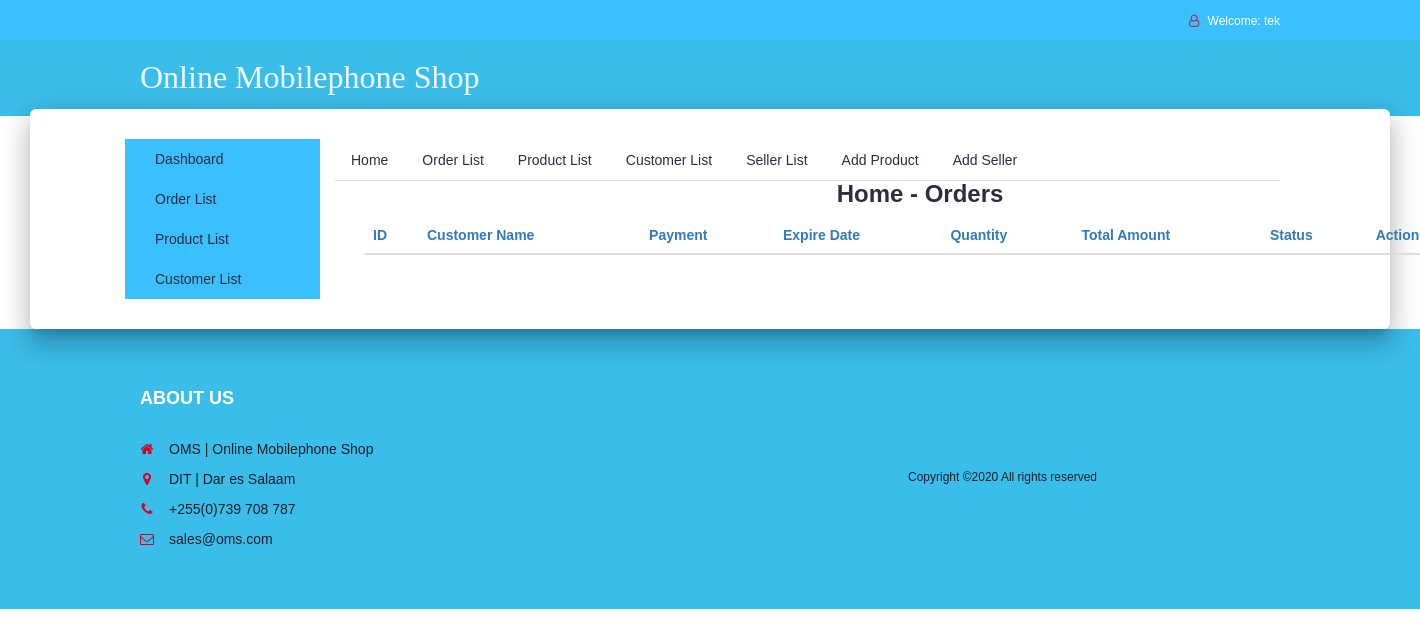
Page /admin/admin_home.php (signed in) on the earlier database version.
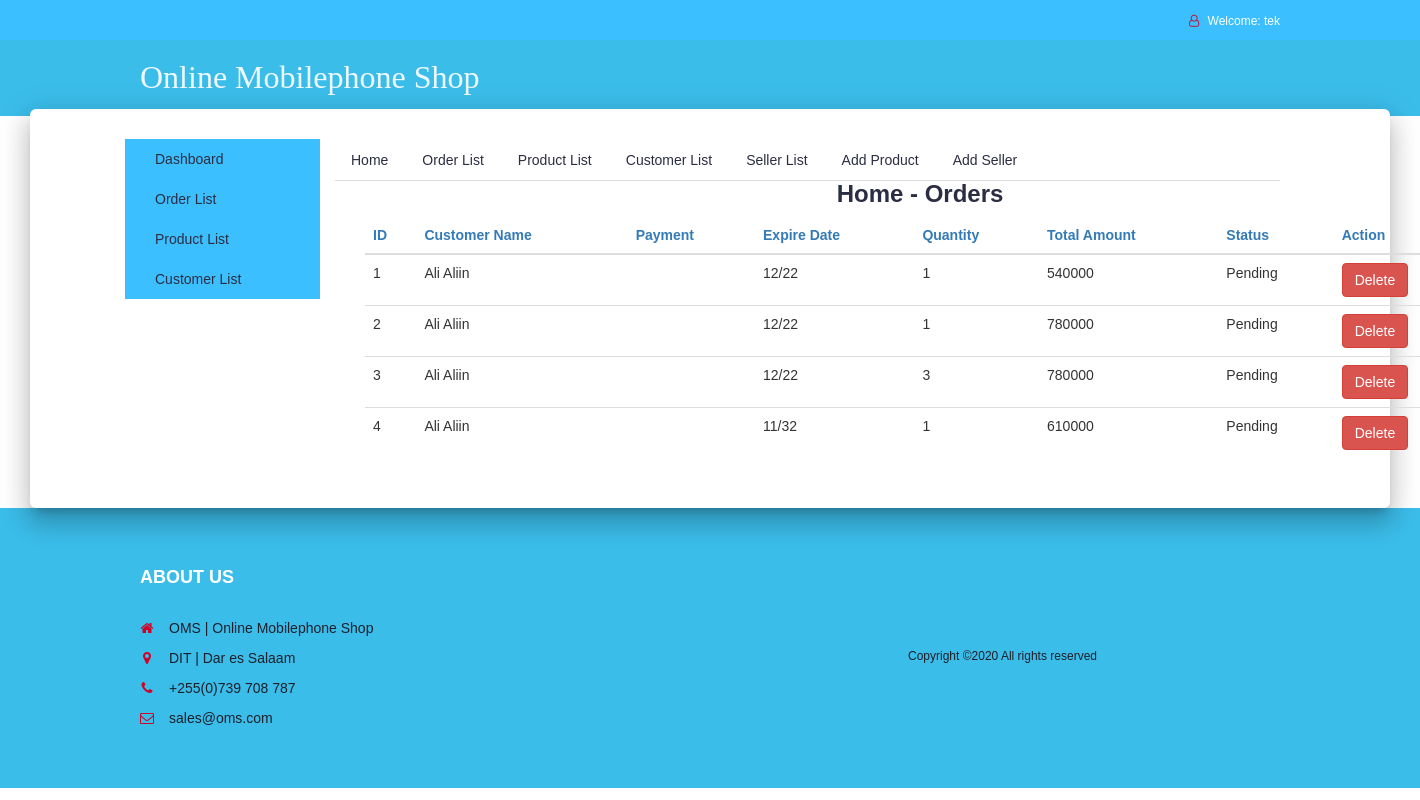
Same page on the later database version.
### tables this page shows
CREATE TABLE `order_info` (
  `order_id` int(10) NOT NULL,
  `buyer_id` int(11) NOT NULL,
  `f_name` varchar(255) NOT NULL,
  `email` varchar(255) NOT NULL,
  `address` varchar(255) NOT NULL,
  `city` varchar(255) NOT NULL,
  `state` varchar(255) NOT NULL,
  `zip` int(10) NOT NULL,
  `cardname` varchar(255) NOT NULL,
  `cardnumber` varchar(20) NOT NULL,
  `expdate` varchar(255) NOT NULL,
  `prod_count` int(15) DEFAULT NULL,
  `total_amt` int(15) DEFAULT NULL,
  `cvv` int(5) NOT NULL,
  `status` varchar(10) NOT NULL DEFAULT 'Pending'
);

### admin/orders.php
<div class="container-fluid">
        <div class="table-responsive ps">
          <table class="table table-hover tablesorter">
            <thead class="text-primary">
              <tr><th>ID</th><th>Customer Name</th><th>Payment</th><th>Expire Date</th><th>Quantity</th><th>Total Amount</th><th>Status</th><th>Action</th>
            </tr></thead>
            <tbody>
              <?php
                $result=mysqli_query($con,"select order_id, f_name, expdate, prod_count, total_amt, status from order_info a, buyer b where a.buyer_id=b.buyer_id")or die( mysqli_error($con));
                while(list($order_id,$cus_name,$exp_date,$qty,$t_amount,$status)=mysqli_fetch_array($result))
                {
                echo "<tr><td>$order_id</td><td>$cus_name</td><td></td><td>$exp_date</td><td>$qty</td><td>$t_amount</td><td>$status</td>
                <td>
                <a class=' btn btn-danger' href='orders.php?order_id=$order_id&action=delete'>Delete</a>
                </td></tr>";
                }
                ?>
            </tbody>
          </table>
          </div>
</div>

Differences in the rows shown:
added order_info: order_id "1", f_name "Ali Aliin", expdate "12/22", prod_count "1", total_amt "540000", status "Pending"
added order_info: order_id "2", f_name "Ali Aliin", expdate "12/22", prod_count "1", total_amt "780000", status "Pending"
added order_info: order_id "3", f_name "Ali Aliin", expdate "12/22", prod_count "3", total_amt "780000", status "Pending"
added order_info: order_id "4", f_name "Ali Aliin", expdate "11/32", prod_count "1", total_amt "610000", status "Pending"
